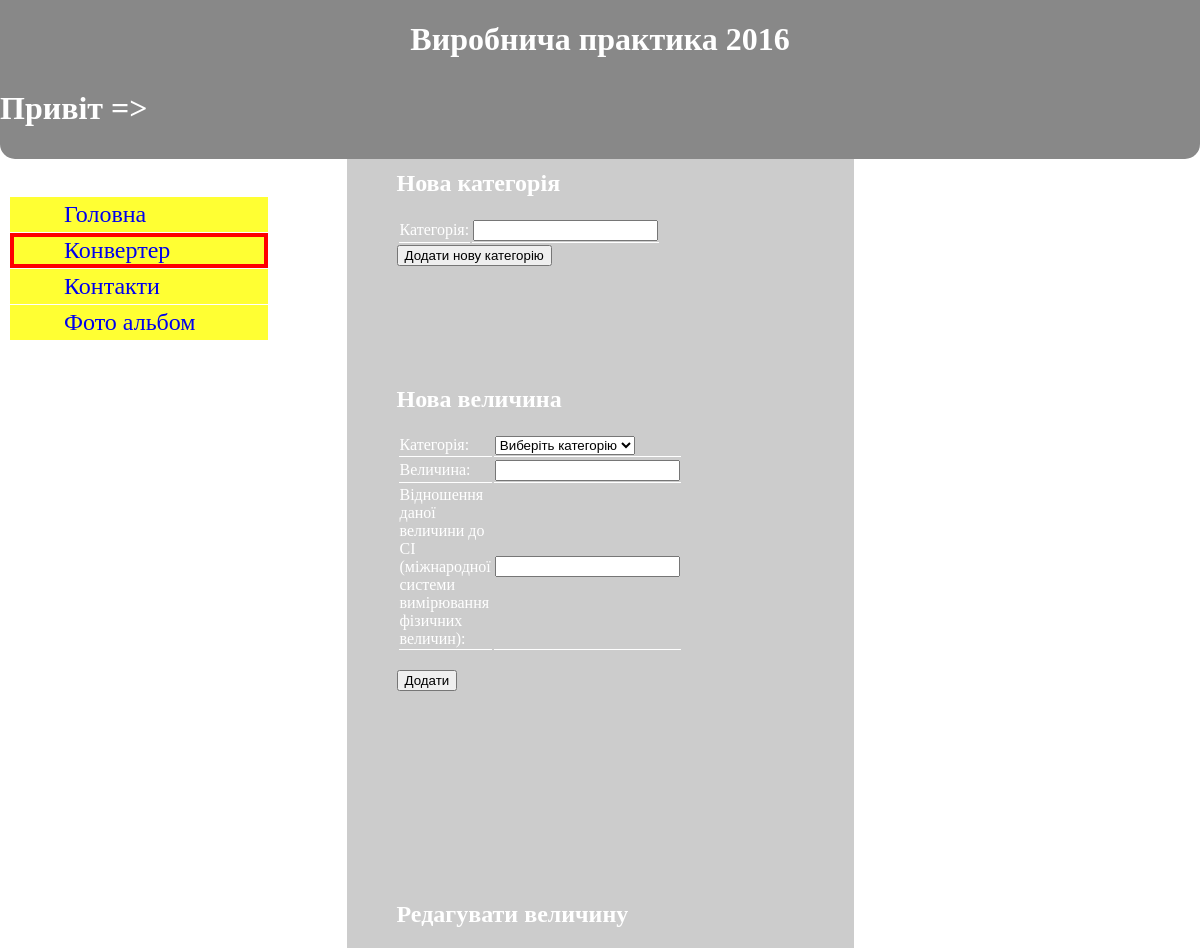
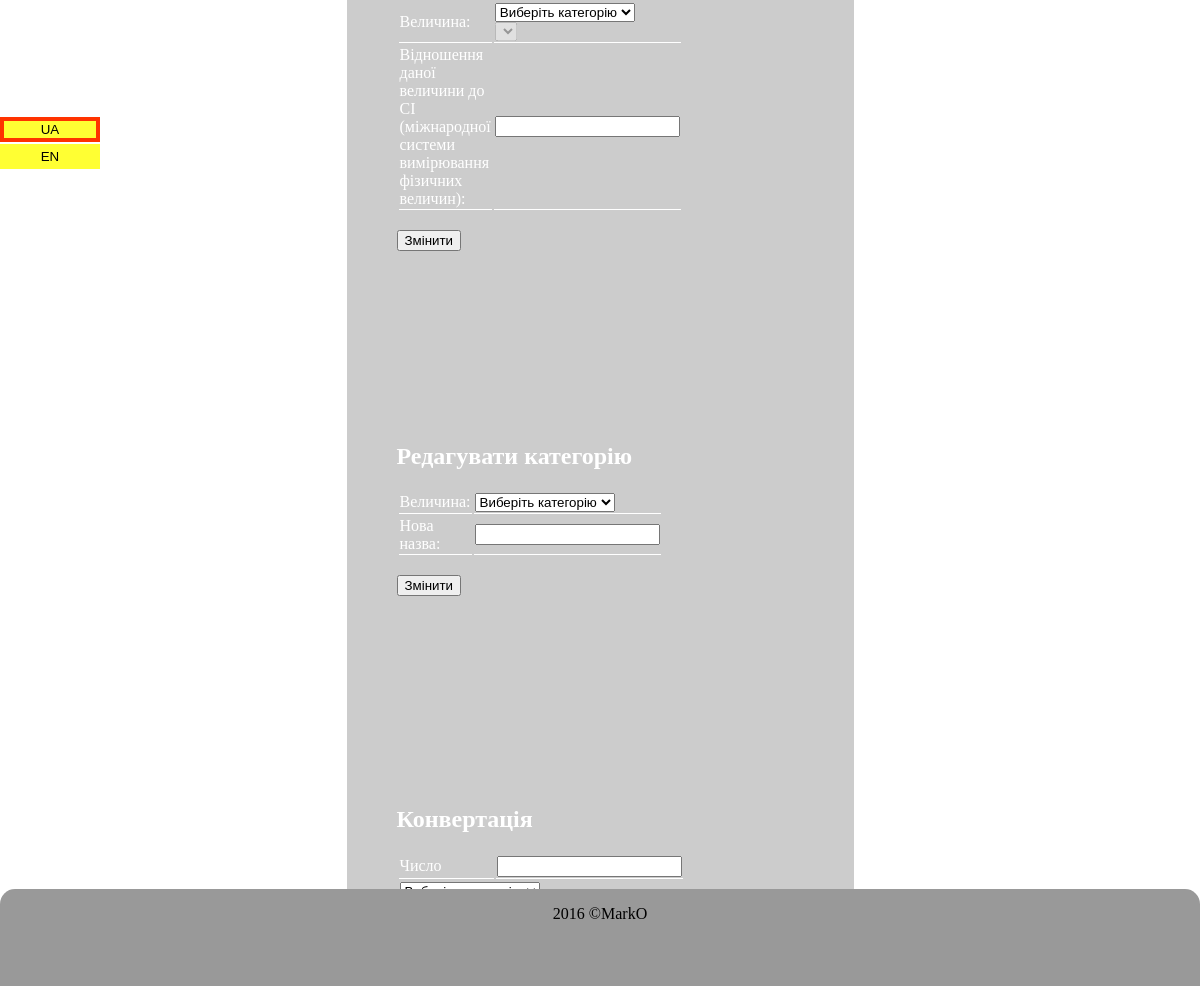
Page /pract/index.php?page=convert on the committed database (2 pictures, top to bottom).
### tables this page shows
CREATE TABLE IF NOT EXISTS `pages` (
  `id` int(10) unsigned NOT NULL AUTO_INCREMENT,
  `title` varchar(155) NOT NULL,
  `title_url` varchar(155) NOT NULL,
  `description` varchar(255) NOT NULL,
  `keywords` text NOT NULL,
  `lang` varchar(2) NOT NULL DEFAULT 'ua',
  PRIMARY KEY (`id`)
);

### pract/index.php (called while the page is built, shortened)
<?php
    include 'function/db_func.php';
    include 'function/convert.php';
    if (empty($_GET['page'])) {
        $page = 'index';
    } else {
        $page = $_GET['page'];
    }
    if (!isset($_SESSION['lang'])) {
        $lang = 'ua';
    } else {
        $lang = $_SESSION['lang'];
    }
    $page_data = page_data($page, $lang);
    include($_SERVER['DOCUMENT_ROOT'].'/pract/layouts/site.php');
?>

### pract/function/lang/ua.php (called while the page is built)
<?php
    function lang($str) {
        $lang = array(
            'hello' => 'Привіт',
            'main_page' => 'Головна сторінка',
            'new_category' => 'Нова категорія',
            'category' => 'Категорія',
            'add_new_category' => 'Додати нову категорію',
            'new_dimension' => 'Нова величина',
            'select_category' => 'Виберіть категорію',
            'dimension' => 'Величина',
            'add' => 'Додати',
            'convert' => 'Конвертація',
            'convert_in' => 'Конвертувати у',
            'get_result' => 'Отримати результат',
            'number' => 'Число',
            'name' => 'Ім\'я',
            'surname' => 'Прізвище',
            'tel' => 'Телефон',
            'insert_relations' => 'Редагувати категорію',
            'insert_dimension' => 'Редагувати величину',
            'insert' => 'Змінити'
        );
        $str = $lang[$str];
        if(in_array($str, $lang)) {
            return $str;
        } else {
            return false;
        }
    }
?>

### pract/function/db_func.php (called while the page is built, shortened)
<?php
    function db_connect() {
        include 'function/config.php';
        $connection = new mysqli($host, $user, $password, $database);
        $connection->query(" SET NAMES 'utf8' ");
        return $connection;
    }
    function db_result_to_array($result) {
        $res_array = array();
        $count = 0;
        while($row = mysqli_fetch_array($result)) {
            $res_array[$count] = $row;
            $count++;
        }
        return $res_array;
    }
    function page_data($title, $lang) {
        $connection = db_connect();
        $query = sprintf(" SELECT * FROM pages WHERE pages.title_url = '%s' AND  pages.lang = '%s' ",
                        mysqli_real_escape_string($connection, $title),
                        mysqli_real_escape_string($connection, $lang));
        $result = mysqli_query($connection, $query);
        $row = mysqli_fetch_array($result);
        return $row;
    }
    function get_menu($lang) {
        $connection = db_connect();
        $query = sprintf(" SELECT * FROM pages WHERE pages.lang = '%s' ",
                        mysqli_real_escape_string($connection, $lang));
        $result = mysqli_query($connection, $query);
        $result = db_result_to_array($result);
        return $result;
    }
?>

### pract/layouts/convert.php (the view, shortened to what this page needs)
<div class="category">
    <h2><?=lang('new_category');?></h2>
    <form action="" method="post">
        <table>
            <tr>
                <td width="250px">
                    <?=lang('category');?>:
                </td>
                <td>
                    <input type="text" name="category" />
                </td>
            </tr>
        </table>
        <input type="submit" name="add_category" value="<?=lang('add_new_category');?>" />
    </form>
 </div>
 <div class="category">
    <h2><?=lang('new_dimension');?></h2>
    <form action="" method="post">
        <table>
            <tr>
                <td width="250px">
                    <?=lang('category');?>:
                </td>
                <td>
                    <select name="select_category">
                        <option disabled selected ><?=lang('select_category');?></option>
                    </select>
                </td>
            </tr>
            <tr>
                <td>
                    <?=lang('dimension');?>:
                </td>
                <td>
                    <input type="text" name="dimension" />
                </td>
            </tr>
            <tr>
                <td>
                    Відношення даної величини до СІ (міжнародної системи вимірювання фізичних величин):
                </td>
                <td>
                    <input type="number" name="size" />
                </td>
            </tr>
        </table>
        <br />
        <input type="submit" name="add_dimension" value="<?=lang('add');?>" />
    </form>
    <br />
    <br />
    <br />
    <br />
    <br />
</div>
 <div class="category">
    <h2><?=lang('insert_dimension');?></h2>
    <form action="" method="post">
        <table>
            <tr>
                <td width="250px">
                    <?=lang('dimension');?>:
                </td>
                <td>
                    <form action="" method="post">
                        <div>
                            <select name="category" id="category_insert">
                                <option value="0">Виберіть категорію</option>
                            </select>
                        </div>
                        <div id="divdemension_insert">
                            <select disabled="" name="demension_insert" id="demension_insert"></select>
                        </div>
                    </form>
                </td>
            </tr>
            <tr>
                <td>
                    Відношення даної величини до СІ (міжнародної системи вимірювання фізичних величин):
                </td>
                <td>
                    <input type="text" name="size" />
                </td>
            </tr>
        </table>
        <br />
        <input type="submit" name="update_dimension" value="<?=lang('insert');?>" />
    </form>
    <br />
    <br />
    <br />
    <br />
    <br />
</div>
<div class="category">
    <h2><?=lang('insert_relations');?></h2>
    <form action="" method="post">
        <table>
            <tr>
                <td width="250px">
                    <?=lang('dimension');?>:
                </td>
                <td>
                    <select name="select_category">
                        <option disabled selected ><?=lang('select_category');?></option>
                    </select>
                </td>
            </tr>
            <tr>
                <td>
                    Нова назва:
                </td>
                <td>
                    <input type="text" name="category" />
                </td>
            </tr>
        </table>
        <br />
        <input type="submit" name="update_category" value="<?=lang('insert');?>" />
    </form>
    <br />
    <br />
    <br />
    <br />
    <br />
</div>
<div class="category">
    <h2><?=lang('convert');?></h2>
    <form action="" method="post">
        <table>
            <tr>
                <td width="250px">
                    <?=lang('number');?>
                </td>
                <td>
                    <input type="number" name="number" />
                </td>
            </tr>
            <tr>
                <td colspan="2">
                    <div>
                    </div>
                    <div id="divdemension">
                    </div>
                </td>
            </tr>
            <tr>
                <td>
                </td>
                <td>
                    <div id="divdemension_in">
                    </div>
                </td>
            </tr>
        </table>
    </form>
</div>

### pract/layouts/menu.php
<ul>
    <?php
        $menu = get_menu($lang);
        foreach($menu as $item):
    ?>
        <li>
            <a href="index.php?page=<?=$item['title_url'];?>" <?php if($page == $item['title_url']) echo "class='menu-active'";?> >
                <?=$item['title'];?>
            </a>
        </li>
    <?php
        endforeach;
    ?>
</ul>

### pract/styles/style.css (style rules this page uses)
html { height: 100%; }
body { height: 100%; margin: 0; padding: 0; }

### pract/styles/convert.css (style rules this page uses)
.category { margin-top: 120px; margin-left: 50px; }
.category table { width: 55%; }
.category table tr td { border-bottom: 1px solid #fff; }

### pract/styles/menu.css (style rules this page uses)
#menu ul li { list-style: none; }
#menu a { background-color: #ff3; border: 4px solid #ff3; display: inline-block; font-size: 150%; padding: 0 50px; margin-top: 1px; text-decoration: none; width: 150px; }
#menu .menu-active { border: 4px solid #f00; }

### rows in the picture
pages: title "Головна"
pages: title "Конвертер"
pages: title "Контакти"
pages: title "Фото альбом"

### other values in the picture
lang('hello') "Привіт"
lang('new_category') "Нова категорія"
lang('category') "Категорія"
lang('new_dimension') "Нова величина"
lang('dimension') "Величина"
lang('insert_dimension') "Редагувати величину"
lang('insert_relations') "Редагувати категорію"
lang('convert') "Конвертація"
lang('number') "Число"
form field select_category "Виберіть категорію"
